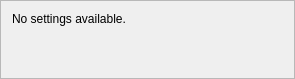
<?xml version="1.0" encoding="UTF-8"?>
<ui version="4.0">
 <class>FrameSyncCropSettings</class>
 <widget class="QFrame" name="FrameSyncCropSettings">
  <property name="geometry">
   <rect>
    <x>0</x>
    <y>0</y>
    <width>295</width>
    <height>79</height>
   </rect>
  </property>
  <property name="windowTitle">
   <string>Frame</string>
  </property>
  <property name="frameShape">
   <enum>QFrame::StyledPanel</enum>
  </property>
  <property name="frameShadow">
   <enum>QFrame::Raised</enum>
  </property>
  <layout class="QVBoxLayout" name="verticalLayout">
   <item>
    <widget class="QLabel" name="label">
     <property name="text">
      <string>No settings available.</string>
     </property>
    </widget>
   </item>
   <item>
    <spacer name="verticalSpacer">
     <property name="orientation">
      <enum>Qt::Vertical</enum>
     </property>
     <property name="sizeHint" stdset="0">
      <size>
       <width>20</width>
       <height>33</height>
      </size>
     </property>
    </spacer>
   </item>
  </layout>
 </widget>
 <resources/>
 <connections/>
</ui>
